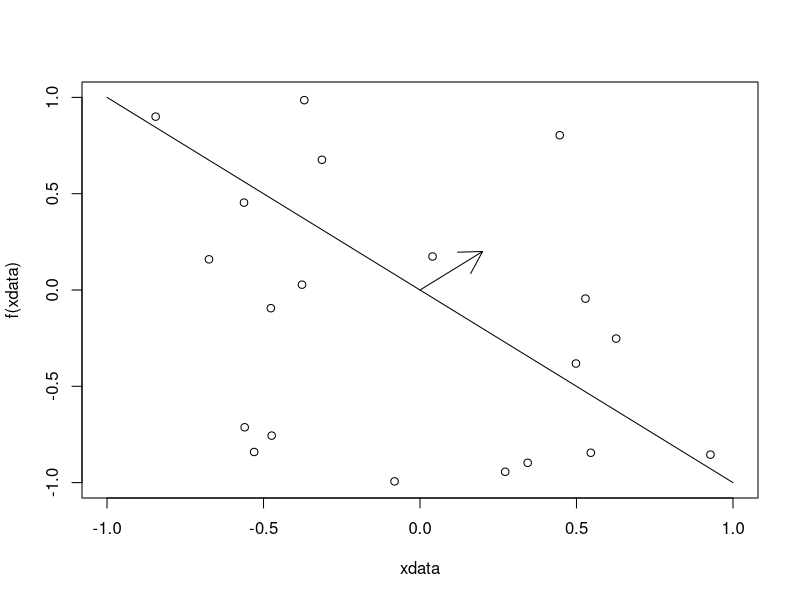
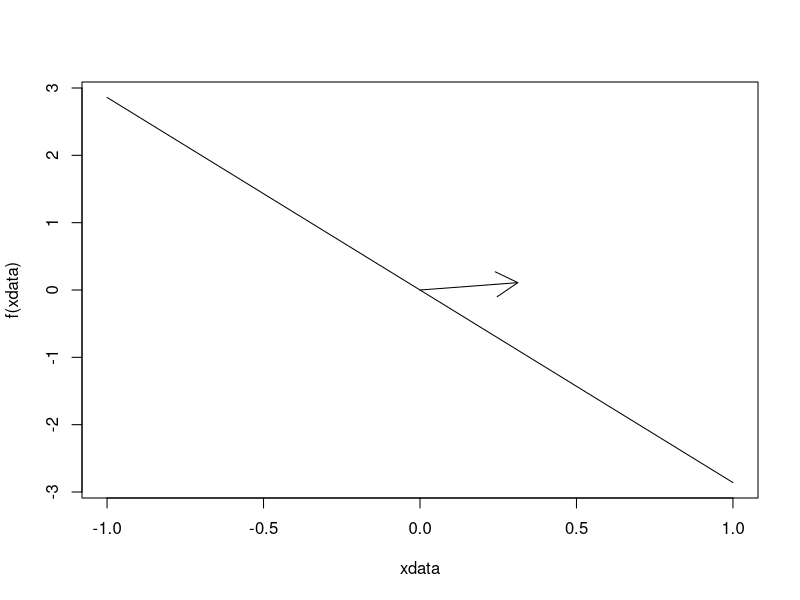
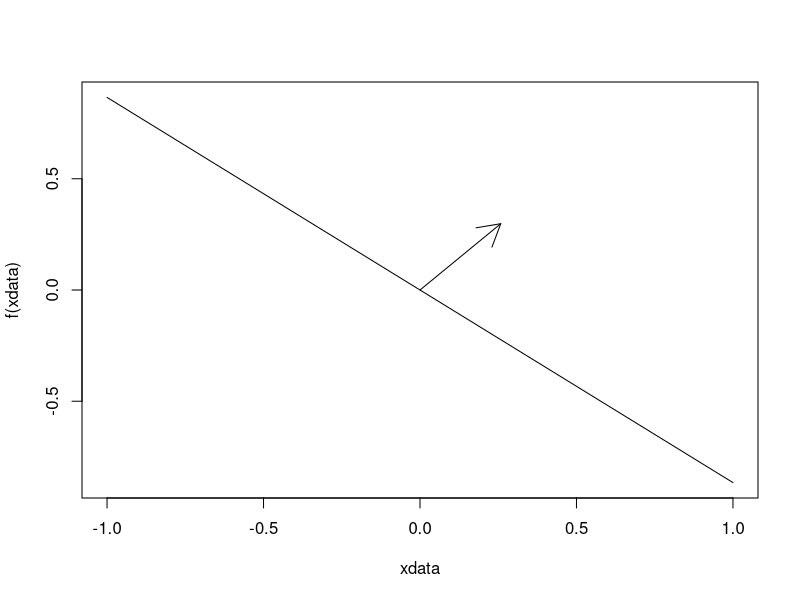
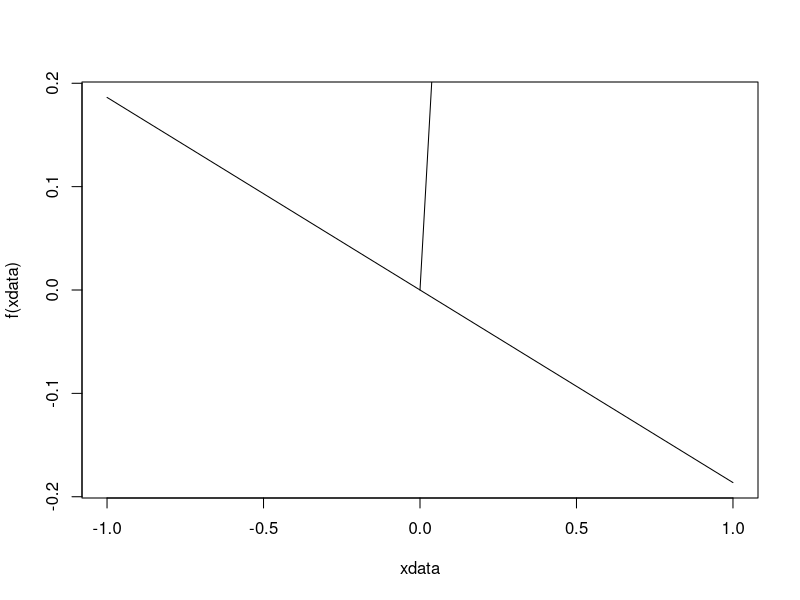
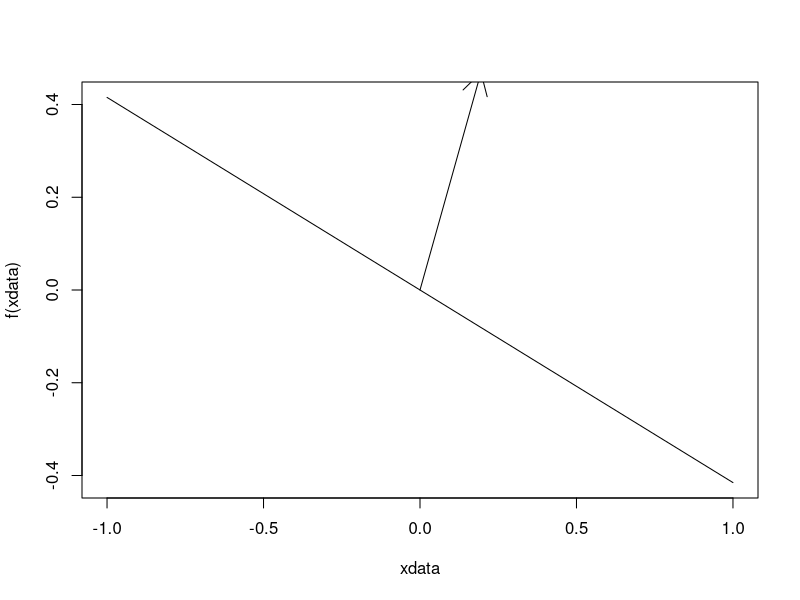
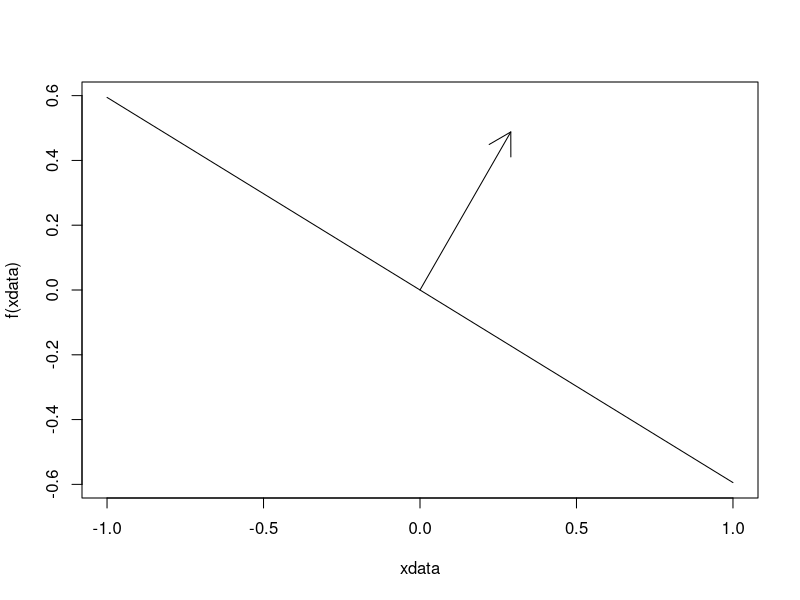
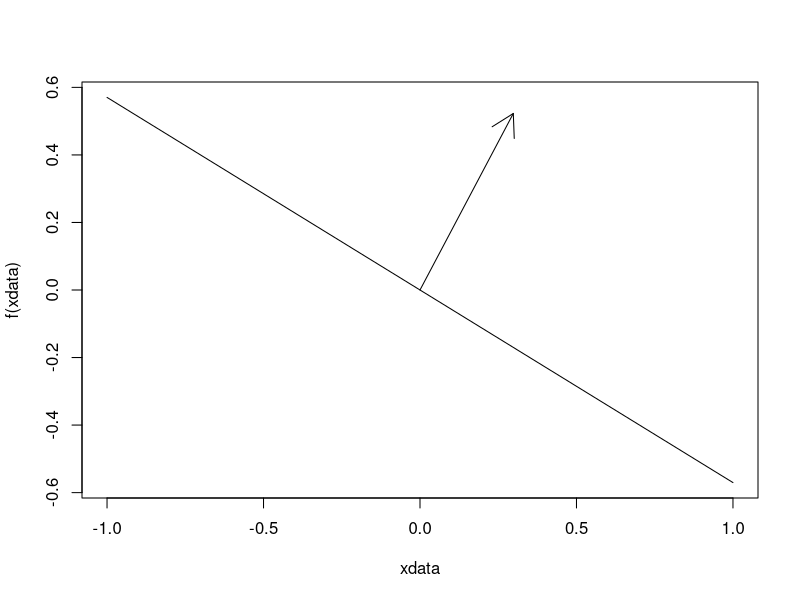
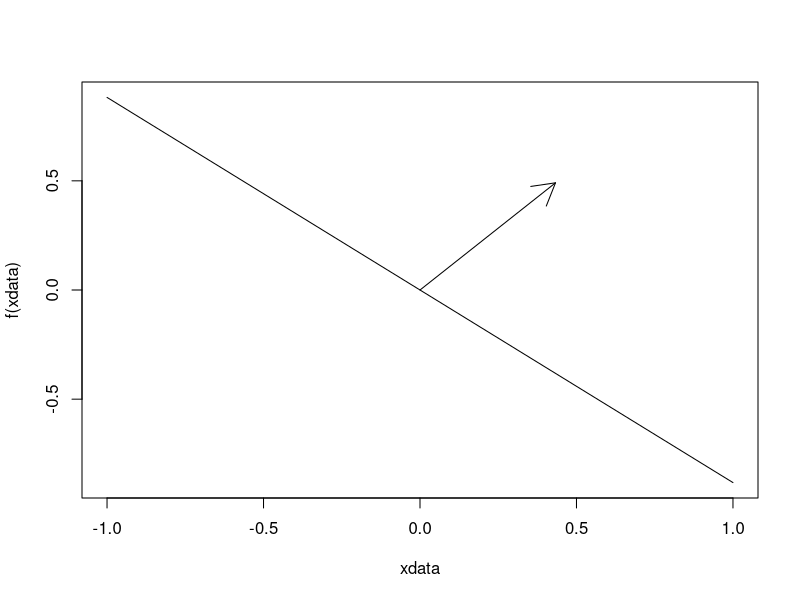

Source code (R) for these figures, in order:
rm(list=ls())

set.seed(201606)
N <- 20
x1 <- runif(N,-1,1)
x2 <- runif(N,-1,1)
X <- cbind(x1,x2)
y <- ifelse(x2>x1,-1,1)


xdata <- seq(-1, 1, length = 100)
w = c(1,1)
f = function(x) {-w[1]/w[2]*x}

plot(xdata, f(xdata), type='l')
arrows(0,0,w[1]/5,w[2]/5)

points(x1,x2)



for(i in 1:N) {
  yhat = w%*%X[i,]
  w = w + sign(yhat)%*%X[i,]
  
  plot(xdata, f(xdata), type='l')
  arrows(0,0,w[1]/5,w[2]/5)
  
} 

arrows(0,0,w[1],w[2])
